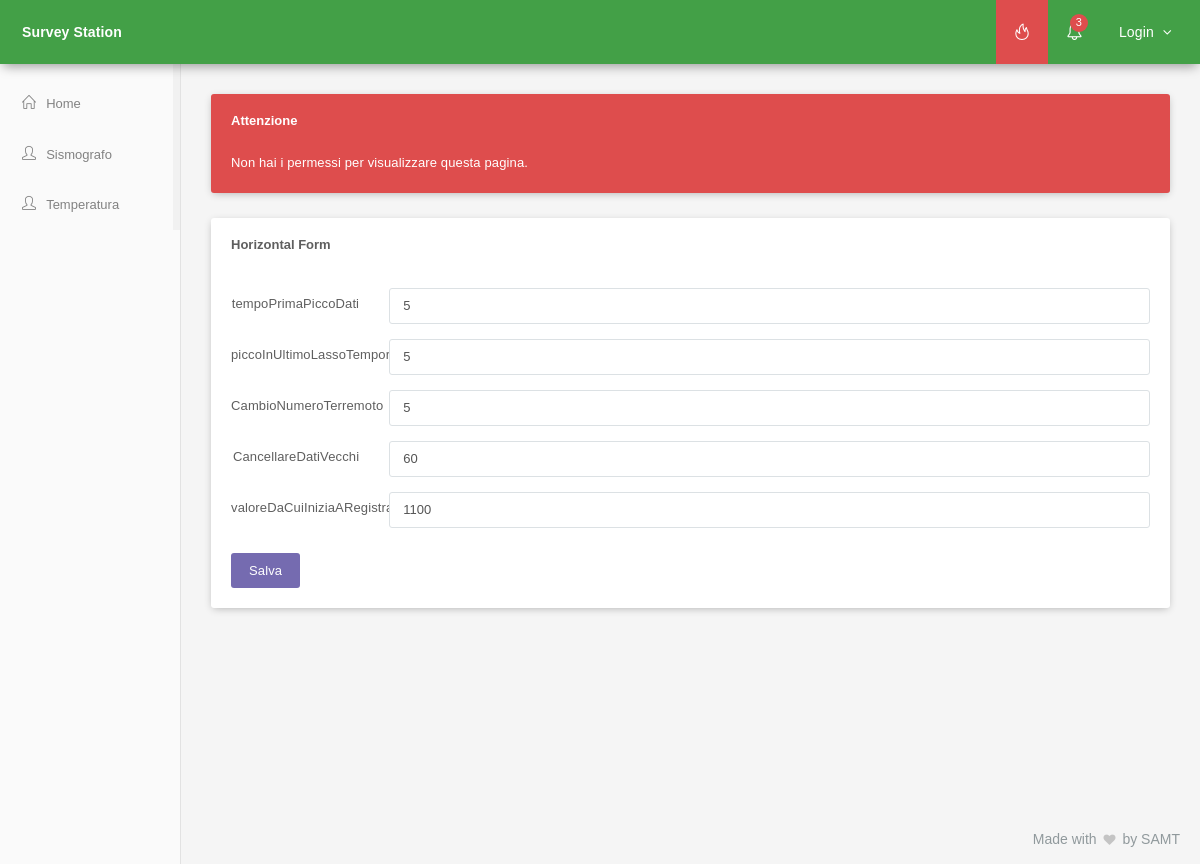
Before: /Sito/admin/index.php with the older database file.
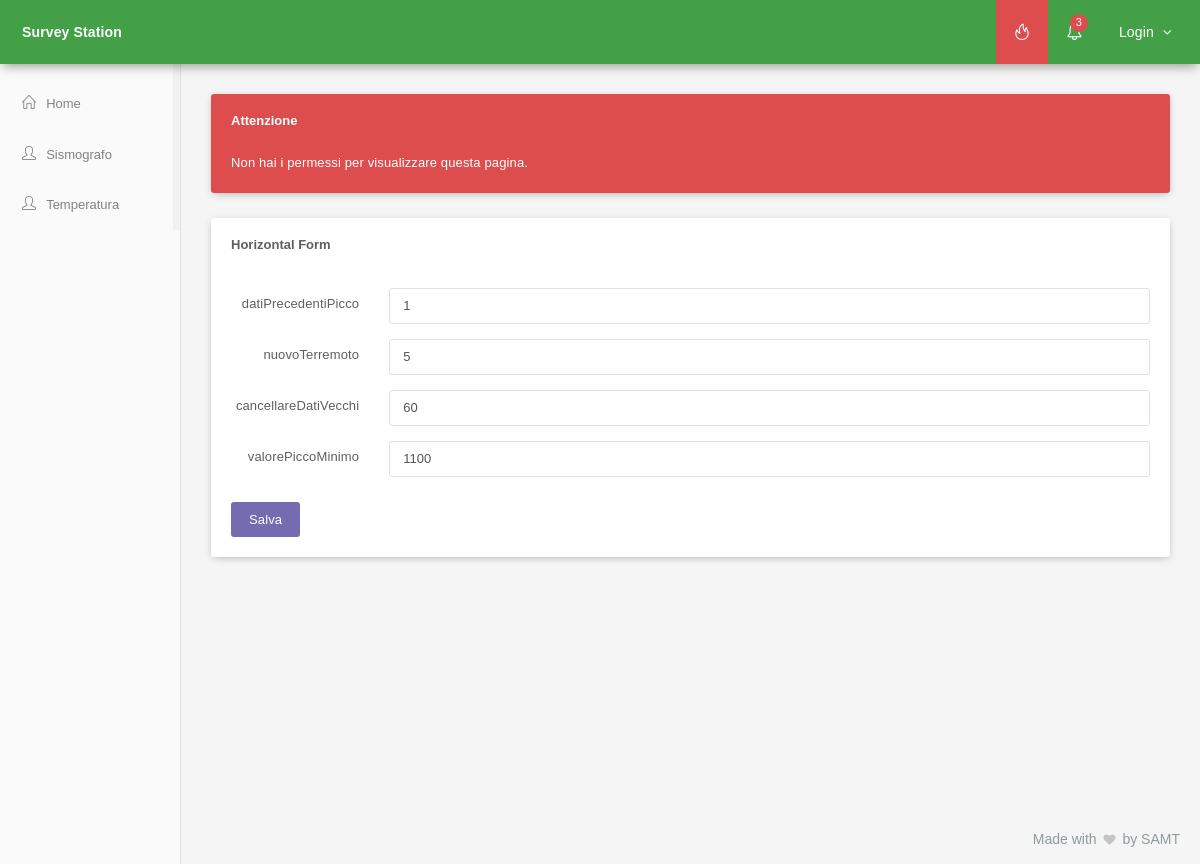
After: the same page with the newer database file.
### tables this page shows
create table configurazione(
  `ID` int(11) AUTO_INCREMENT not null,
  `Parametro` varchar(60) NOT NULL,
  `Valore` varchar(60) NOT NULL,
  PRIMARY KEY (`ID`)
);

### Sito/admin/index.php (the view, shortened to what this page needs)
<?php
require "../inc/config.php";
?>
<!DOCTYPE html>
<html lang="en">
<head>
	<?php
	$globals['page'] = 'Admin';
	require "../inc/head.php"; ?>
	<head>
		<body class="compact-menu">
			<main class="page-content content-wrap">
				<?php require "../inc/menu.php"; ?>
				<?php require "../inc/sidebar.php"; ?>
				<div class="page-inner">
					<div id="main-wrapper">
						<div class="row">
							<div class="col-lg-12 col-md-12 col-sm-12 col-xs-12">
								<div class="panel panel-red">
									<div class="panel-heading">
										<h3 class="panel-title">Attenzione</h3>
									</div>
									<div class="panel-body">
										Non hai i permessi per visualizzare questa pagina.
									</div>
								</div>
							</div>
						</div>
						<div class="row">
							<div class="col-lg-12 col-md-12 col-sm-12 col-xs-12">
								<div class="panel panel-white">
									<div class="panel-heading clearfix">
										<h4 class="panel-title">Horizontal Form</h4>
									</div>
									<div class="panel-body">
										<form class="form-horizontal m-t-xs" action="" method="post">
											<?php
											$result = $mysql_con->query('SELECT * from configurazione');
											$rows = array();
											while ($r = $result->fetch_array(MYSQLI_ASSOC)) {
												$rows[] = $r;
											}
											for($i=0; $i<count($rows); $i++){
												echo '<div class="form-group">
												<label for="input-Default" class="col-sm-2 control-label">'.$rows[$i]["Parametro"].'</label>
												<div class="col-sm-10">
												<input type="text" class="form-control" name="'.$rows[$i]["ID"].'" value="'.$rows[$i]["Valore"].'"/>
												</div>
												</div>';
											}
											?>
											<button type="submit" class="btn btn-primary m-t-xs m-b-xs">Salva</button>
										</form>
									</div>
								</div>
							</div>
						</div>
					</div>
					<?php require "../inc/foot.php"; ?>
				</div>
			</main>
		</body>

### Sito/inc/head.php (shortened to what this page needs)
<link href="/surveystation/assets/plugins/pace-master/themes/blue/pace-theme-flash.css" rel="stylesheet"/>
<link href="/surveystation/assets/plugins/uniform/css/default.css" rel="stylesheet"/>
<link href="/surveystation/assets/plugins/bootstrap/css/bootstrap.min.css" rel="stylesheet" type="text/css"/>
<link href="/surveystation/assets/plugins/fontawesome/css/font-awesome.css" rel="stylesheet" type="text/css"/>
<link href="/surveystation/assets/plugins/line-icons/simple-line-icons.css" rel="stylesheet" type="text/css"/>
<link href="/surveystation/assets/plugins/offcanvasmenueffects/css/menu_cornerbox.css" rel="stylesheet" type="text/css"/>
<link href="/surveystation/assets/plugins/waves/waves.min.css" rel="stylesheet" type="text/css"/>
<link href="/surveystation/assets/plugins/switchery/switchery.min.css" rel="stylesheet" type="text/css"/>
<link href="/surveystation/assets/plugins/3d-bold-navigation/css/style.css" rel="stylesheet" type="text/css"/>
<link href="/surveystation/assets/plugins/slidepushmenus/css/component.css" rel="stylesheet" type="text/css"/>
<link href="/surveystation/assets/plugins/weather-icons-master/css/weather-icons.min.css" rel="stylesheet" type="text/css"/>
<link href="/surveystation/assets/plugins/toastr/toastr.min.css" rel="stylesheet" type="text/css"/>
<link href="/surveystation/assets/css/meteor.min.css" rel="stylesheet" type="text/css"/>
<link href="/surveystation/assets/css/layers/material-layer-green.css" class="theme-color" rel="stylesheet" type="text/css"/>
<link href="/surveystation/assets/css/animate.css" rel="stylesheet" type="text/css"/>
<link href="/surveystation/assets/css/custom.css" rel="stylesheet" type="text/css"/>

### Sito/inc/menu.php (shortened to what this page needs)
<div class="navbar">
    <div class="navbar-inner">
        <div class="logo-box">
            <a href="/surveystation/index.php" class="logo-text"><span>Survey Station</span></a>
        </div>
        <div class="topmenu-outer">
            <div class="top-menu">
                <ul class="nav navbar-nav navbar-right">
                    <li><a id="btn-n" class="dropdown-toggle btn-danger" data-toggle="dropdown"><i class="icon-fire"></i></a></li>
                    <li class="dropdown">
                        <a href="#" class="dropdown-toggle" data-toggle="dropdown"><i class="icon-bell"></i><span class="badge badge-danger pull-right">3</span></a>
                    </li>
                    <li class="dropdown">
                        <a href="#" class="dropdown-toggle" data-toggle="dropdown">
                            <span class="user-name">
                              <?php
                                if($_SESSION['email'] != null){
                                  echo "<i class='fa fa-user'></i>";
                                }
                                else{
                                  echo "Login";
                                }
                              ?>
                              <i class="fa fa-angle-down"></i>
                            </span>
                        </a>
                    </li>
                </ul>
            </div>
        </div>
    </div>
</div>

### Sito/inc/sidebar.php (shortened to what this page needs)
<div class="page-sidebar sidebar">
    <div class="page-sidebar-inner slimscroll">
        <ul class="menu accordion-menu">
            <li class="<?php if($globals['page'] == 'Home') echo 'active'; ?>"><a href="/surveystation/" class="waves-effect waves-button"><span class="menu-icon icon-home"></span><p>Home</p></a></li>
            <li class="<?php if($globals['page'] == 'Shake') echo 'active'; ?>"><a href="/surveystation/shake" class="waves-effect waves-button"><span class="menu-icon icon-user"></span><p>Sismografo</p><?php if($globals['page'] == 'shake') echo '<span class="active-page"></span>'; ?></a></li>
            <li class="<?php if($globals['page'] == 'Temperatura') echo 'active'; ?>"><a href="profile.html" class="waves-effect waves-button"><span class="menu-icon icon-user"></span><p>Temperatura</p><?php if($globals['page'] == 'temp') echo '<span class="active-page"></span>'; ?></a></li>
        </ul>
    </div>
</div>

### Sito/inc/foot.php
<div class="page-footer">
    <p class="no-s">Made with <i class="fa fa-heart"></i> by SAMT</p>
</div>

### Sito/assets/css/layers/material-layer-green.css (style rules this page uses)
body { background: #ccc; }
.page-content { background: #fafafa; }
.navbar { height: 64px; box-shadow: 0 5px 11px -3px rgba(0, 0, 0, 0.4); }
.navbar-inner { background: #43A047; }
.navbar .logo-box { background: #43A047; width: 180px; height: 64px; }
.navbar .logo-box a { color: #fff; }
.navbar .logo-box .logo-text { line-height: 64px; padding-left: 22px; padding-right: 22px; font-weight: bold; }
.topmenu-outer { background: #43A047; height: 64px; margin-left: 180px; }
.top-menu .navbar-nav > li > a { color: #fff; padding: 0 18px; }
.sidebar { background: #fafafa; }
.menu { background: #fafafa; }
.menu.accordion-menu { width: 180px; }
.menu.accordion-menu a { color: #828282; padding-left: 22px; padding-right: 22px; }
.menu.accordion-menu a p { font-size: 13px; }
.menu.accordion-menu > li > a.waves-button, .menu.accordion-menu > li > a.waves-circle { -webkit-mask-image: none; }
.top-menu .navbar-nav > li > a > .badge { top: 14px; right: 13px; }
.top-menu .navbar-nav > li > a > .user-name { line-height: 64px; }
.page-sidebar { width: 180px; }
.page-sidebar .page-sidebar-inner { padding-top: 15px; }
.page-footer { background: #F5F5F5; }
.page-footer p { color: #90999c; text-align: right; }
.page-footer p i { color: #c4c4c4; }
.top-menu .navbar-nav > li > a > i { line-height: 64px; }
.page-inner { border-left: 1px solid #E2E2E2; }
#main-wrapper { margin: 30px; }
.panel { box-shadow: 0 2px 8px -2px rgba(0,0,0,0.3); border: 0; }
.navbar, .top-menu .navbar-nav>li, .topmenu-outer { height: 64px; }

Changed rows visible on the page:
removed configurazione: Parametro "valoreDaCuiIniziaARegistrareDati", Valore "1100"
changed configurazione: Parametro "tempoPrimaPiccoDati" → "datiPrecedentiPicco"; ID+Valore "5" → "1"
changed configurazione: Parametro "piccoInUltimoLassoTemporale" → "nuovoTerremoto"
changed configurazione: Parametro "CambioNumeroTerremoto" → "cancellareDatiVecchi"; Valore "5" → "60"
changed configurazione: Parametro "CancellareDatiVecchi" → "valorePiccoMinimo"; Valore "60" → "1100"
